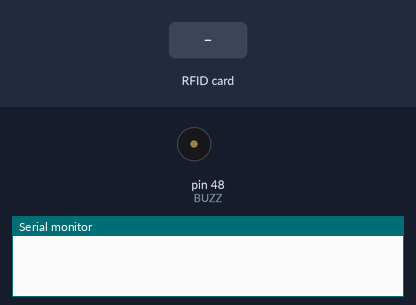
This sketch was run on a simulated Arduino Mega 2560, built with avr-gcc and run on an emulated ATmega2560. Parts: buzzer (waves = sounding, pin HIGH), the last lines printed to the serial monitor. The inputs (shaded band) are chosen by the test bench. Pins used as bus, display or sensor lines are not drawn.

Above: at 2.2 s.
2.3 s: RFID card 2B ED 9B 0D held to the reader
At 2.4 s:
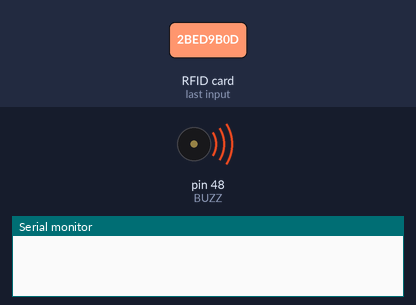
4.0 s: RFID card 5E 7A 19 C4 held to the reader
At 4.6 s:
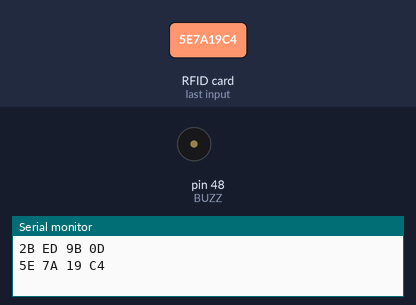
Timing chart, 0 to 7.0 s (numbered marks = the images above; inputs shaded):
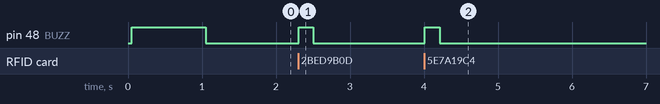

Measured:
- after the input at 2.3 s, pin 48 (BUZZ): LOW → HIGH at once, → LOW 0.20 s later
- after the input at 4.0 s, pin 48 (BUZZ): LOW → HIGH at once, → LOW 0.20 s later

The sketch:

Auto_Read_RFID.ino
```cpp
#include "Arduino.h"
#include "rfid.h"

void setup() {
  Serial.begin(115200);
  RFID_Init();
  //Serial.println("Init OK.");
  buzzerPlay(1000);
}

void loop() {
  doRfidProcess();
}
```

rfid.cpp
```cpp
#include "rfid.h"
#include <SPI.h>
#include <MFRC522.h>
#include <SoftwareSerial.h>

#define BUZZ 48
#define needReadRfid 1

struct RFIDTag {    // 定義結構
   byte uid[4];
   char *name;
};
struct RFIDTag tags[] = {  // 初始化結構資料
   {{0x2B,0xED,0x9B,0xD}, ""},
};

byte totalTags = sizeof(tags) / sizeof(RFIDTag);

MFRC522 mfrc522(SS_PIN, RST_PIN);  // 建立MFRC522物件
String CardID = "";
String Str_Str = "";
char str1[25];

void RFID_Init(void)
{
  SPI.begin();
  mfrc522.PCD_Init();
}
//20211201 可以印出RFID card 的 hex string
void doRfidProcess(void)
{
	// 確認是否有新卡片
    if (mfrc522.PICC_IsNewCardPresent() && mfrc522.PICC_ReadCardSerial()) {
      byte *id = mfrc522.uid.uidByte;   // 取得卡片的UID
      byte idSize = mfrc522.uid.size;   // 取得UID的長度
      bool foundTag = false;            // 是否找到紀錄中的標籤，預設為「否」。
      CardID = "";
      Str_Str = "";
      buzzerPlay(200);
#if needReadRfid
	  for (byte i = 0; i < idSize; i++)
      {  // 逐一顯示UID碼
        sprintf(str1, "%02X ", id[i]);
        Str_Str = Str_Str + String(str1);// 以16進位顯示UID
	  }Serial.println(Str_Str);
#endif

#if 0
      for (byte i=0; i<totalTags; i++) {
        if (memcmp(tags[i].uid, id, idSize) == 0) {
          Serial.println(tags[i].name);  // 顯示標籤的名稱
          foundTag = true;  // 設定成「找到標籤了！」
          buzzerPlay(200);
          break;            // 退出for迴圈
        }
      }

      if (!foundTag) {    // 若掃描到紀錄之外的標籤，則顯示"Wrong card!"。
        Serial.println("Wrong card!");
      }
#endif

      mfrc522.PICC_HaltA();  // 讓卡片進入停止模式
      delay(500);
    }
}

void buzzerPlay(int playMS){
  pinMode(BUZZ, OUTPUT);
  digitalWrite(BUZZ, HIGH);
  delay(playMS);
  digitalWrite(BUZZ, LOW);
}
```

rfid.h
```cpp
#ifndef _RFID_H_
#define _RFID_H_

#define RST_PIN  42     // RST-PIN
#define SS_PIN   53     // SDA-PIN

void RFID_Init(void);
void doRfidProcess(void);
void buzzerPlay(int);

#endif
```
